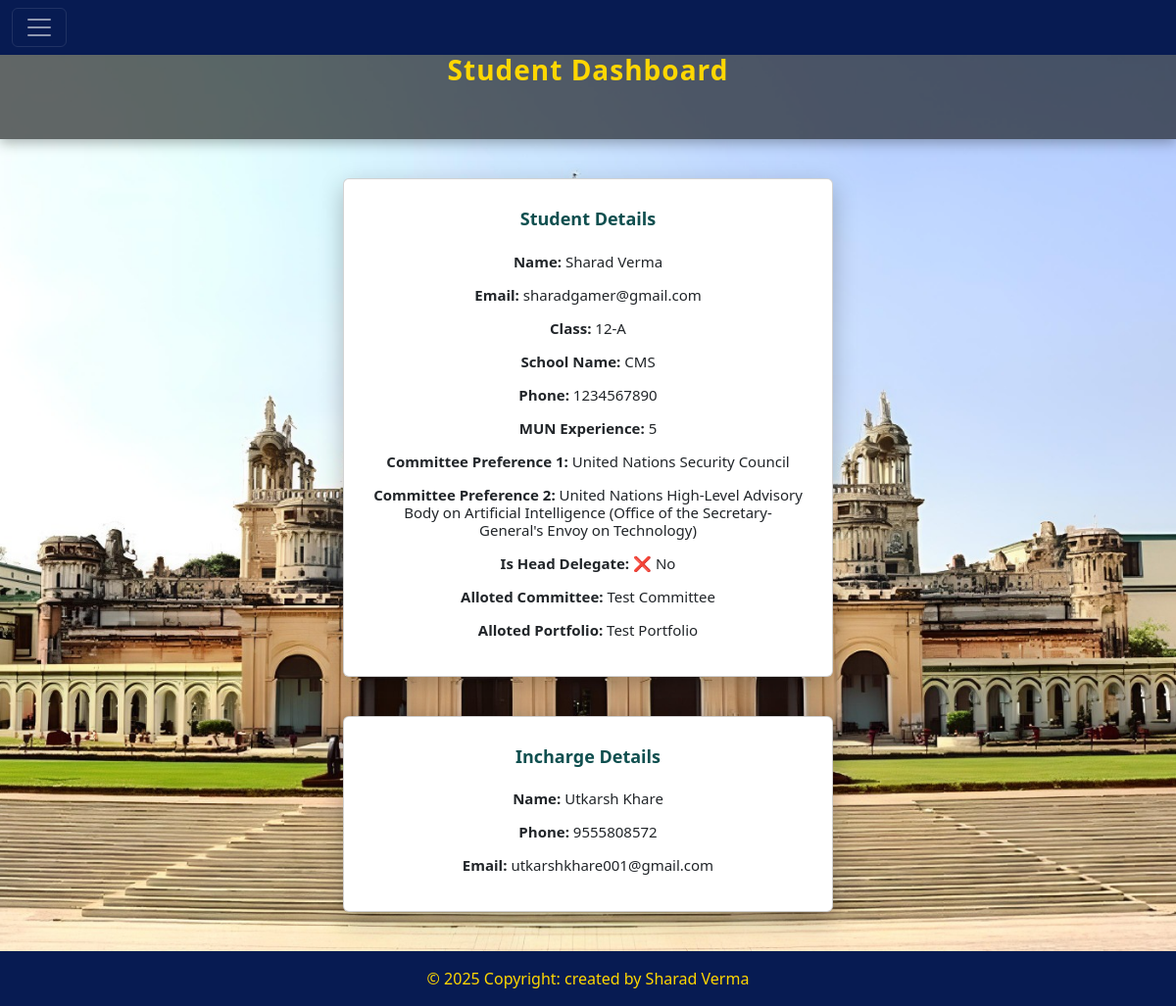
Screenshot of /dashboard/ (signed in) with the database file from the repository.
### school_app/models.py (models this page shows, shortened)
class Student(models.Model):
    COMMITTEE_CHOICES = [
        ("United Nations General Assembly- Social, Humanitarian and Cultural Committee (Third Committee)", "United Nations General Assembly- Social, Humanitarian and Cultural Committee (Third Committee)"), #1
        ("Assembly of the African Union", "Assembly of the African Union"), #2
        ("International Seabed Authority (Legal and Technical Commission)", "International Seabed Authority (Legal and Technical Commission)"), #3
        ("United Nations High-Level Advisory Body on Artificial Intelligence (Office of the Secretary-General's Envoy on Technology)", "United Nations High-Level Advisory Body on Artificial Intelligence (Office of the Secretary-General's Envoy on Technology)"), #4
        ("United Nations Security Council", "United Nations Security Council"), #5
        ("Meeting of Harvard Corporation and the Board of Overseers", "Meeting of Harvard Corporation and the Board of Overseers"), #6
        ("Executive Review Meeting of the Directorate-General of Civil Aviation. (Ministry of Civil Aviation, Government of India)", "Executive Review Meeting of the Directorate-General of Civil Aviation. (Ministry of Civil Aviation, Government of India)"), #7
        ("People’s Court of Athens, 399 BCE", "People’s Court of Athens, 399 BCE"), #8
        ("National Emergency Coordination Council", "National Emergency Coordination Council"), #9
        ("The Sovereignty Expropriation Directorate", "The Sovereignty Expropriation Directorate"), #10
        ("Executive Command of the Nasrid Emirate", "Executive Command of the Nasrid Emirate"), #11
        ("International Press - Journalism", "International Press - Journalism"), #12
        ("International Press - Photography", "International Press - Photography"), #13
        ("Ad-Hoc Committee of the Secretary-General", "Ad-Hoc Committee of the Secretary-General"), #14
    ]
    student_name = models.CharField(max_length=100,null=False)
    student_class = models.CharField(max_length=10,null=False)
    student_school_name= models.CharField(max_length=500,null=False,default="")
    student_phone_number = models.CharField(max_length=10,null=False)
    student_email = models.EmailField(max_length=100,primary_key=True)
    student_password = models.CharField(max_length=45,null=False)
    mun_experience = models.CharField(max_length=10,null=False)
    committee_preference_1 = models.CharField(max_length=500, choices=COMMITTEE_CHOICES)
    committee_preference_2 = models.CharField(max_length=500, choices=COMMITTEE_CHOICES)
    is_head_delegate = models.BooleanField(default=False)
    incharge_name = models.CharField(max_length=100,null=False)
    incharge_phone_number = models.CharField(max_length=10,null=False)
    incharge_email = models.EmailField(max_length=100)
    alloted_committee = models.CharField(max_length=500,blank=True,null=True)
    alloted_portfolio = models.CharField(max_length=500,blank=True,null=True)

### school_app/student_views.py (the view)
# urls.py: path("dashboard/",student_views.dashboard_student,name="dashboard_student"),
def dashboard_student(request):
    if request.method=="GET":
        email = request.session["student_key"]
        student_obj = Student.objects.get(student_email=email)
        student_dict = {"student":student_obj}
        return render(request,'school_app/student/student_dashboard.html',student_dict)

### school_app/templates/school_app/student/student_dashboard.html (shortened to what this page needs)
<!DOCTYPE html>
{% load static %}
<html lang="en">
<head>
  {% include 'school_app/common/common_css.html' %}
</head>
<body>
<div class="main-div">
  {% include 'school_app/student/student_header.html' %}
  <div class="banner">
    Student Dashboard
  </div>
  <div class="card">
    <h3>Student Details</h3>
    <h6><b>Name:</b> {{ student.student_name }}</h6>
    <h6><b>Email:</b> {{ student.student_email }}</h6>
    <h6><b>Class:</b> {{ student.student_class }}</h6>
    <h6><b>School Name:</b> {{ student.student_school_name }}</h6>
    <h6><b>Phone:</b> {{ student.student_phone_number }}</h6>
    <h6><b>MUN Experience:</b> {{ student.mun_experience }}</h6>
    <h6><b>Committee Preference 1:</b> {{ student.committee_preference_1 }}</h6>
    <h6><b>Committee Preference 2:</b> {{ student.committee_preference_2 }}</h6>
    <h6><b>Is Head Delegate:</b>
      {% if student.is_head_delegate %}
        ✅ Yes
      {% else %}
        ❌ No
      {% endif %}
    </h6>
    <h6><b>Alloted Committee:</b> {{ student.alloted_committee }}</h6>
    <h6><b>Alloted Portfolio:</b> {{ student.alloted_portfolio }}</h6>
  </div>
  <div class="card">
    <h3>Incharge Details</h3>
    <h6><b>Name:</b> {{ student.incharge_name }}</h6>
    <h6><b>Phone:</b> {{ student.incharge_phone_number }}</h6>
    <h6><b>Email:</b> {{ student.incharge_email }}</h6>
  </div>
</div>
{% include 'school_app/common/footer.html' %}
</body>
</html>

### school_app/static/school_app/css/custom_style.css (style rules this page uses)
html,body { min-height: 100vh; display: flex; flex-direction: column; }
.main-div { flex:1 }

### rows the page displays
Student: student_name "Sharad Verma", student_email "sharadgamer@gmail.com", student_class "12-A", student_school_name "CMS", student_phone_number "1234567890", mun_experience "5", committee_preference_1 "United Nations Security Council", committee_preference_2 "United Nations High-Level Advisory Body on Artificial Intelligence (Office of the Secretary-General's Envoy on Technology)", alloted_committee "Test Committee", alloted_portfolio "Test Portfolio", incharge_name "Utkarsh Khare", incharge_phone_number "9555808572", incharge_email "utkarshkhare001@gmail.com"
